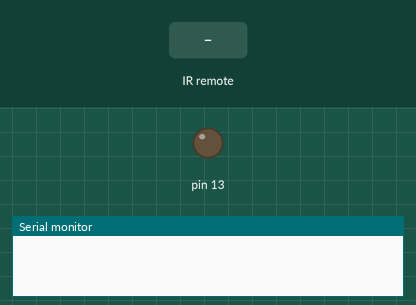
Recording of a sketch running on a simulated Arduino Uno, built with avr-gcc and run on an emulated ATmega328P. Parts: output pins drawn as LEDs (lit = HIGH), the last lines printed to the serial monitor. The test bench sets the inputs (shaded band).

Above: at 1.2 s.
1.3 s: infrared code 0x93D823C7 received
At 1.8 s:
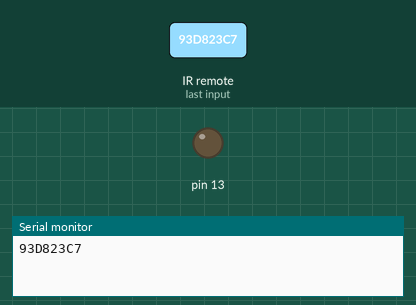
2.9 s: infrared code 0xEEF943 received
At 4.2 s:
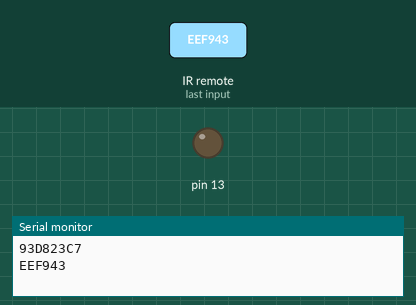
Timing chart, 0 to 5.9 s (numbered marks = the images above; inputs shaded):
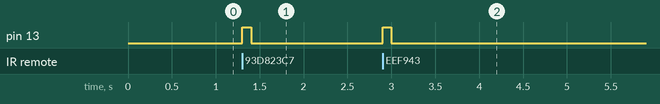

Measured:
- after the input at 1.3 s, pin 13: LOW → HIGH at once, → LOW 0.10 s later
- after the input at 2.9 s, pin 13: LOW → HIGH at once, → LOW 0.10 s later

The sketch:

IK_NEW_SIG_PRIUOM.ino
```cpp
#include "IRremote.h"
IRrecv irrecv(9); // указываем вывод, к которому подключен приемник
//case 0x77132F8B: case 0xEEF943://это 0xEEF943                      ПЕРВЫЙ
//case 0x8EDB65A1: case 0xEEF945://это 0xEEF945           ВТОРОЙ
// case 0x93D823C7: case 0xEEF961://это 0xEEF961          ТРЕТИЙ
// case 0xEAC25953: case 0xEEF941://это 0xEEF941          ЧЕТВЕРТЫЙ                   ЕСЛИ ЧТО - ПРОСТО РАЗНЕСТИ САМИ КОДЫ ПОДАЛЬШЕ (БОЛЕЕ РАЗНЫМИ СДЕЛАТЬ)
decode_results results;
void setup() {
  // put your setup code here, to run once:
irrecv.enableIRIn(); // запускаем прием
  Serial.begin(9600);
  pinMode(13, OUTPUT);
}

void loop() {
  // put your main code here, to run repeatedly:
if ( irrecv.decode( &results ))
{ // если данные пришли
    Serial.println( results.value, HEX );//0x26C10FB8; 0xDDF900A
    //delay(10);
    switch ( results.value )
    {
    case 0x93D823C7: case 0xEEF943://это 0xEEF961
   // case 0xA3C8EDDB: case 0xFFA857:
        digitalWrite( 13, HIGH );
        delay(100);
        digitalWrite( 13, LOW );
        break;
    }
    irrecv.resume(); // принимаем следующую команду
}
}
```
